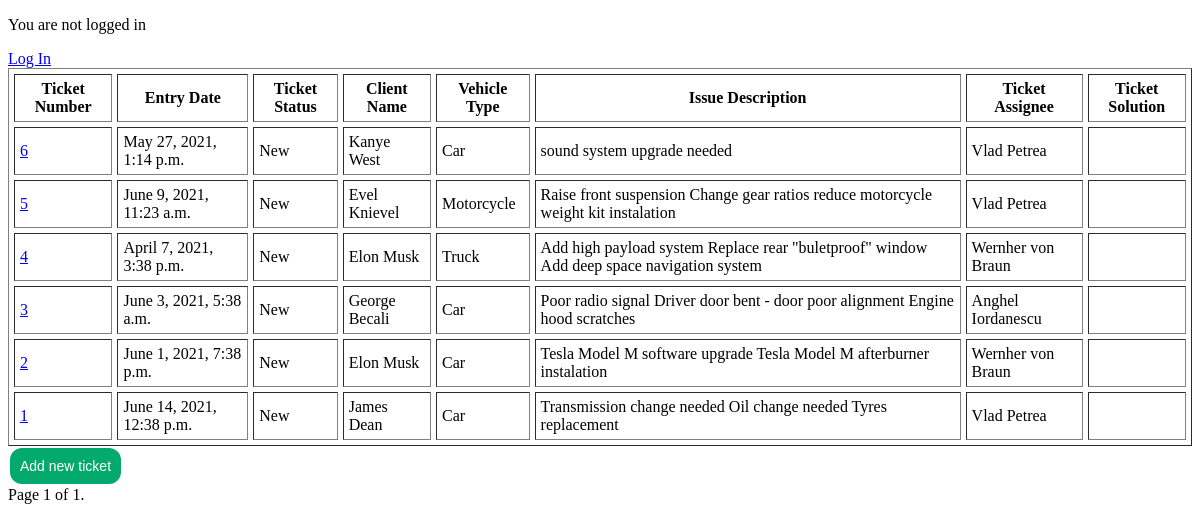
/ticket/, run on an earlier commit of the app's database.
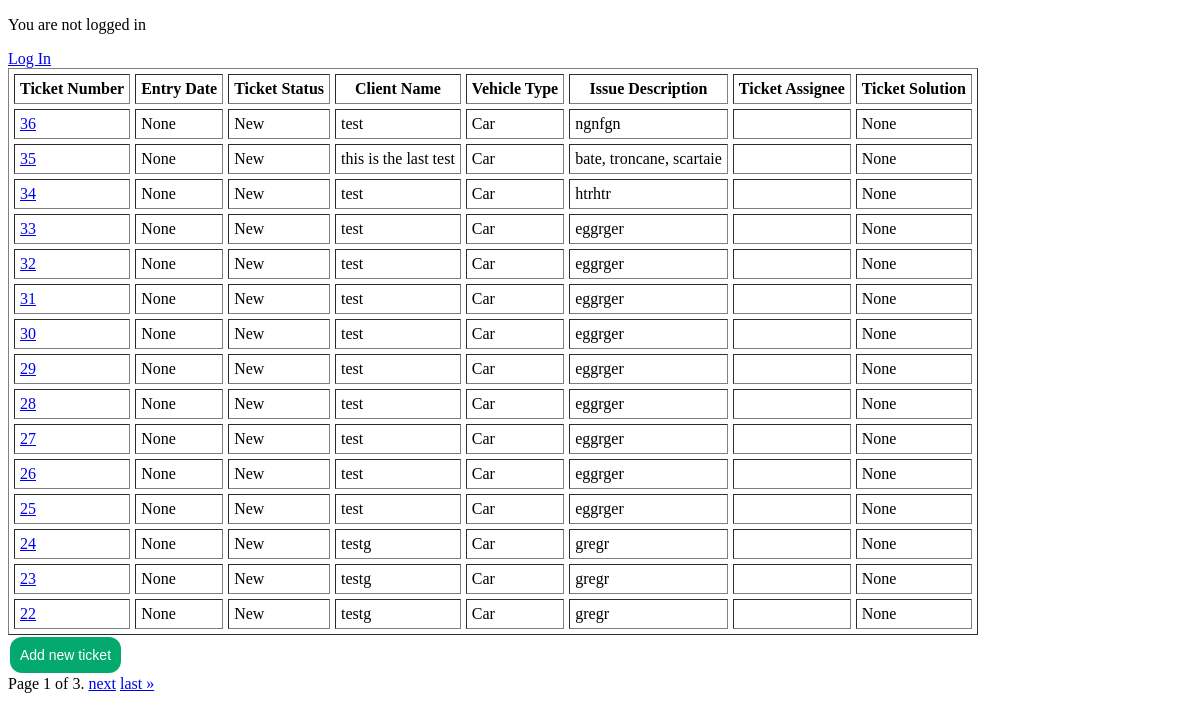
And on a later commit of the database.
### ticket/models.py (models this page shows, shortened)
class Ticket(models.Model):
    vehicle_types = (('Car', 'Car'), ('Motorcycle', 'Motorcycle'), ('Truck', 'Truck'))
    ticket_statuses = (('New', 'New'), ('Ongoing', 'Ongoing'), ('Finished', 'Finished'))
    client_name = models.CharField(max_length=100)
    client_phone = models.CharField(max_length=14)
    client_email = models.EmailField(max_length=100)
    vehicle_type = models.CharField(max_length=20, choices=vehicle_types, default='Car')
    vehicle_ID = models.CharField(max_length=17)
    vehicle_licence_number = models.CharField(max_length=12)
    vehicle_issue_text = models.TextField()
    ticket_status = models.CharField(max_length=10, choices=ticket_statuses, default='New')
    ticket_entry_date = models.DateField(default=datetime.date.today())
    ticket_solution_date = models.DateField(null=True, blank=True)
    ticket_solution_text = models.TextField(null=True, blank=True)
    ticket_number = models.AutoField(primary_key=True)
    ticket_assignee = models.CharField(max_length=100)

### ticket/views.py (the view)
# urls.py: path('', views.index, name='index'),
def index(request):
    latest_ticket_list = Ticket.objects.order_by('-ticket_number')
    paginator = Paginator(latest_ticket_list, 15)
    context = {
        'latest_ticket_list': latest_ticket_list,
    }
    page_number = request.GET.get('page')
    page_obj = paginator.get_page(page_number)
    return render(request, 'ticket/index.html', {'page_obj': page_obj})

### ticket/templates/ticket/index.html (shortened to what this page needs)
<!DOCTYPE html>
<html lang="en">
<head>
</head>
<body>
{% include 'loginlogout.html' %}
{% if page_obj %}
<div style="overflow-x:auto;">
    <table border = "1" cellpadding = "5", cellspacing = "5">
        <thead>
            <tr>
                <th>Ticket Number</th>
                <th>Entry Date</th>
                <th>Ticket Status</th>
                <th>Client Name</th>
                <th>Vehicle Type</th>
                <th>Issue Description</th>
                <th>Ticket Assignee</th>
                <th>Ticket Solution</th>
            </tr>
        </thead>
        <tbody>
            {% for ticket in page_obj %}
            <tr>
                <td><a href="/ticket/{{ticket.ticket_number}}">{{ticket.ticket_number}}</a></td>
                <td>{{ticket.ticket_entry_date}}</td>
                <td>{{ticket.ticket_status}}</td>
                <td>{{ticket.client_name}}</td>
                <td>{{ticket.vehicle_type}}</td>
                <td>{{ticket.vehicle_issue_text}}</td>
                <td>{{ticket.ticket_assignee}}</td>
                <td>{{ticket.ticket_solution_text}}</td>
            </tr>
            {% endfor %}
        </tbody>
    </table>
</div>
{% else %}
    <p>No tickets are available.</p>
{% endif %}
<a href='newticket/'>
    <button class="button button4">Add new ticket</button>
</a>
<div class="pagination">
    <span class="step-links">
        <span class="current">
            Page {{ page_obj.number }} of {{ page_obj.paginator.num_pages }}.
        </span>
        {% if page_obj.has_next %}
            <a href="?page={{ page_obj.next_page_number }}">next</a>
            <a href="?page={{ page_obj.paginator.num_pages }}">last &raquo;</a>
        {% endif %}
    </span>
</div>
</body>
</html>

### ticket/templates/loginlogout.html
{% block content %}
{% if user.is_authenticated %}
  Hi {{ user.username }}!
  <p><a href="{% url 'logout' %}">Log Out</a></p>
{% else %}
  <p>You are not logged in</p>
  <a href="{% url 'login' %}">Log In</a>
{% endif %}
{% endblock %}

### ticket/templates/ticket/index.html (style rules this page uses)
.button { background-color: #04AA6D; border: none; color: white; padding: 10px; text-align: center; text-decoration: none; display: inline-block; font-size: 14px; margin: 2px 2px; cursor: pointer; }
.button4 { border-radius: 12px; }

What changed in the data, as far as the page shows it:
no longer on this page (row unchanged): Ticket: ticket_number "6", ticket_entry_date "May 27, 2021, 1:14 p.m.", ticket_status "New", client_name "Kanye West", vehicle_type "Car", vehicle_issue_text "sound system upgrade needed", ticket_assignee "Vlad Petrea"
no longer on this page (row unchanged): Ticket: ticket_number "5", ticket_entry_date "June 9, 2021, 11:23 a.m.", ticket_status "New", client_name "Evel Knievel", vehicle_type "Motorcycle", vehicle_issue_text "Raise front suspension Change gear ratios reduce motorcycle weight kit instalation", ticket_assignee "Vlad Petrea"
no longer on this page (row unchanged): Ticket: ticket_number "4", ticket_entry_date "April 7, 2021, 3:38 p.m.", ticket_status "New", client_name "Elon Musk", vehicle_type "Truck", vehicle_issue_text "Add high payload system Replace rear \"buletproof\" window Add deep space navigation system", ticket_assignee "Wernher von Braun"
no longer on this page (row unchanged): Ticket: ticket_number "3", ticket_entry_date "June 3, 2021, 5:38 a.m.", ticket_status "New", client_name "George Becali", vehicle_type "Car", vehicle_issue_text "Poor radio signal Driver door bent - door poor alignment Engine hood scratches", ticket_assignee "Anghel Iordanescu"
no longer on this page (row unchanged): Ticket: ticket_number "2", ticket_entry_date "June 1, 2021, 7:38 p.m.", ticket_status "New", client_name "Elon Musk", vehicle_type "Car", vehicle_issue_text "Tesla Model M software upgrade Tesla Model M afterburner instalation", ticket_assignee "Wernher von Braun"
no longer on this page (row unchanged): Ticket: ticket_number "1", ticket_entry_date "June 14, 2021, 12:38 p.m.", ticket_status "New", client_name "James Dean", vehicle_type "Car", vehicle_issue_text "Transmission change needed Oil change needed Tyres replacement", ticket_assignee "Vlad Petrea"
added Ticket: ticket_number "36", ticket_entry_date "None", ticket_status "New", client_name "test", vehicle_type "Car", vehicle_issue_text "ngnfgn", ticket_solution_text "None"
added Ticket: ticket_number "35", ticket_entry_date "None", ticket_status "New", client_name "this is the last test", vehicle_type "Car", vehicle_issue_text "bate, troncane, scartaie", ticket_solution_text "None"
added Ticket: ticket_number "34", ticket_entry_date "None", ticket_status "New", client_name "test", vehicle_type "Car", vehicle_issue_text "htrhtr", ticket_solution_text "None"
added Ticket: ticket_number "33", ticket_entry_date "None", ticket_status "New", client_name "test", vehicle_type "Car", vehicle_issue_text "eggrger", ticket_solution_text "None"
added Ticket: ticket_number "32", ticket_entry_date "None", ticket_status "New", client_name "test", vehicle_type "Car", vehicle_issue_text "eggrger", ticket_solution_text "None"
added Ticket: ticket_number "31", ticket_entry_date "None", ticket_status "New", client_name "test", vehicle_type "Car", vehicle_issue_text "eggrger", ticket_solution_text "None"
added Ticket: ticket_number "30", ticket_entry_date "None", ticket_status "New", client_name "test", vehicle_type "Car", vehicle_issue_text "eggrger", ticket_solution_text "None"
added Ticket: ticket_number "29", ticket_entry_date "None", ticket_status "New", client_name "test", vehicle_type "Car", vehicle_issue_text "eggrger", ticket_solution_text "None"
added Ticket: ticket_number "28", ticket_entry_date "None", ticket_status "New", client_name "test", vehicle_type "Car", vehicle_issue_text "eggrger", ticket_solution_text "None"
added Ticket: ticket_number "27", ticket_entry_date "None", ticket_status "New", client_name "test", vehicle_type "Car", vehicle_issue_text "eggrger", ticket_solution_text "None"
added Ticket: ticket_number "26", ticket_entry_date "None", ticket_status "New", client_name "test", vehicle_type "Car", vehicle_issue_text "eggrger", ticket_solution_text "None"
added Ticket: ticket_number "25", ticket_entry_date "None", ticket_status "New", client_name "test", vehicle_type "Car", vehicle_issue_text "eggrger", ticket_solution_text "None"
added Ticket: ticket_number "24", ticket_entry_date "None", ticket_status "New", client_name "testg", vehicle_type "Car", vehicle_issue_text "gregr", ticket_solution_text "None"
added Ticket: ticket_number "23", ticket_entry_date "None", ticket_status "New", client_name "testg", vehicle_type "Car", vehicle_issue_text "gregr", ticket_solution_text "None"
added Ticket: ticket_number "22", ticket_entry_date "None", ticket_status "New", client_name "testg", vehicle_type "Car", vehicle_issue_text "gregr", ticket_solution_text "None"
Also different on the page:
{{ page_obj.paginator.num_pages }}: "1" → "3"
text now shown: "next last »"
